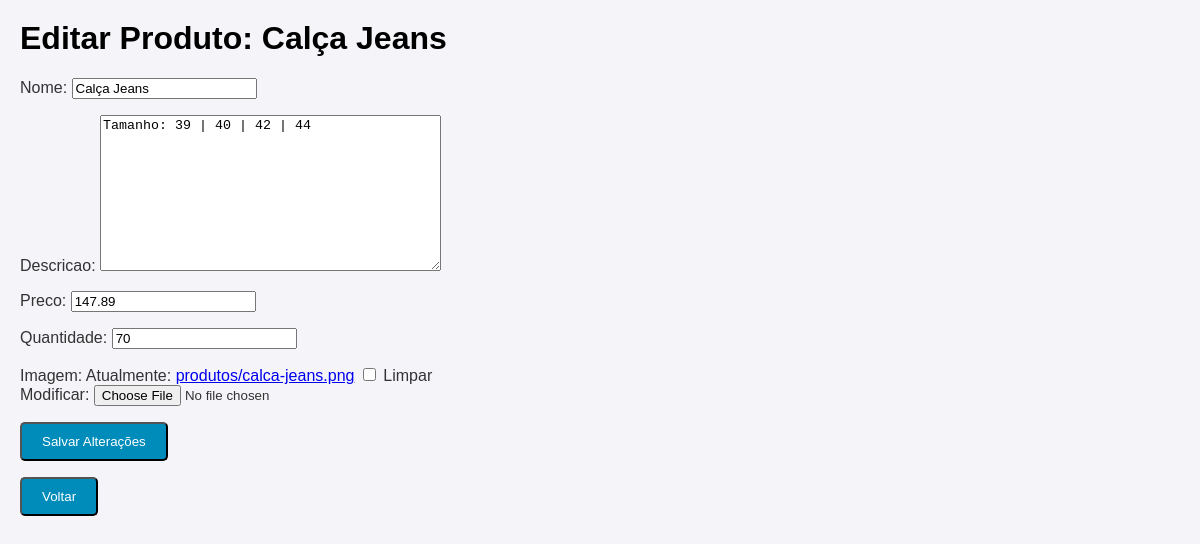
/editar/6/, run on the app's committed database.
### produtos/models.py (models this page shows, shortened)
class Produto(models.Model):
    nome = models.CharField(max_length=100)
    descricao = models.TextField()
    preco = models.DecimalField(max_digits=10, decimal_places=2)
    quantidade = models.IntegerField()
    imagem = models.ImageField(upload_to='produtos/', blank=True, null=True)

### produtos/views.py (the view)
# urls.py: path('editar/<int:id>/', views.editar_produto, name='editar_produto'),            #Editar produto
def editar_produto(request, id):
    produto = get_object_or_404(Produto, id=id)
    if request.method == 'POST':
        form = ProdutoForm(request.POST, instance=produto)
        if form.is_valid():
            form.save()
            return redirect('listar_produtos')  # Redireciona para a página de listagem
    else:
        form = ProdutoForm(instance=produto)
    return render(request, 'produtos/editar_produto.html', {'form': form, 'produto': produto})

### produtos/forms.py
class ProdutoForm(forms.ModelForm):
    class Meta:
        model = Produto
        fields = ['nome', 'descricao', 'preco', 'quantidade', 'imagem']

### produtos/templates/produtos/editar_produto.html (shortened to what this page needs)
<html lang="pt-br">
    {% load static %}
<link rel="stylesheet" href="{% static 'css/style.css' %}">
<head>
</head>
<body>
    <h1>Editar Produto: {{ produto.nome }}</h1>
    <form method="post">
        {{ form.as_p }}
        <button type="submit">Salvar Alterações</button>
    </form>
    <a href="{% url 'pagina_inicial' %}"><button>Voltar</button></a>
</body>
</html>

### static/css/style.css (style rules this page uses)
body { font-family: Arial, sans-serif; background-color: #f4f4f9; color: #333; margin: 0; padding: 20px; }
h1, h2 { color: #000000; }
button { background-color: #008CBA; color: white; padding: 10px 20px; border-radius: 5px; cursor: pointer; }

### data on the page
Produto: nome "Calça Jeans", descricao "Tamanho: 39 | 40 | 42 | 44", preco "147.89", quantidade "70"
